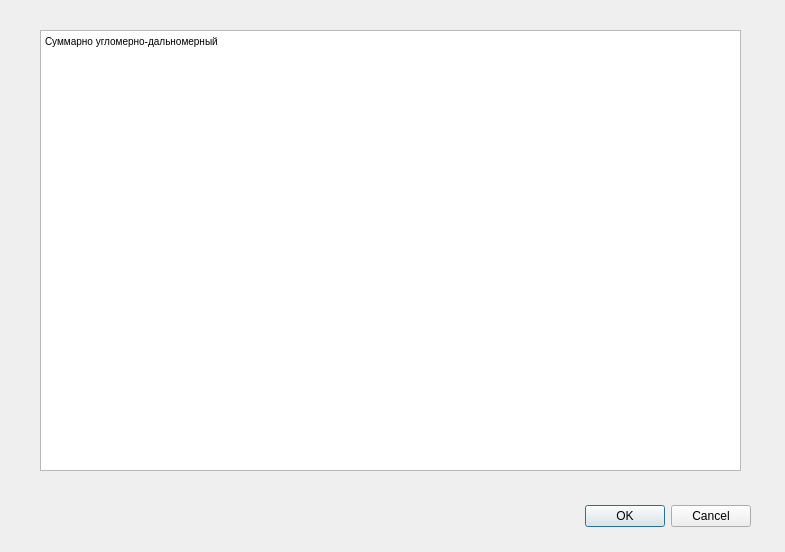
<?xml version="1.0" encoding="UTF-8"?>
<ui version="4.0">
 <class>info</class>
 <widget class="QDialog" name="info">
  <property name="geometry">
   <rect>
    <x>0</x>
    <y>0</y>
    <width>785</width>
    <height>552</height>
   </rect>
  </property>
  <property name="windowTitle">
   <string>Описание метода</string>
  </property>
  <widget class="QDialogButtonBox" name="buttonBox">
   <property name="geometry">
    <rect>
     <x>410</x>
     <y>500</y>
     <width>341</width>
     <height>32</height>
    </rect>
   </property>
   <property name="orientation">
    <enum>Qt::Horizontal</enum>
   </property>
   <property name="standardButtons">
    <set>QDialogButtonBox::Cancel|QDialogButtonBox::Ok</set>
   </property>
  </widget>
  <widget class="QTextEdit" name="textEdit_2">
   <property name="geometry">
    <rect>
     <x>40</x>
     <y>30</y>
     <width>701</width>
     <height>441</height>
    </rect>
   </property>
   <property name="html">
    <string>&lt;!DOCTYPE HTML PUBLIC &quot;-//W3C//DTD HTML 4.0//EN&quot; &quot;http://www.w3.org/TR/REC-html40/strict.dtd&quot;&gt;
&lt;html&gt;&lt;head&gt;&lt;meta name=&quot;qrichtext&quot; content=&quot;1&quot; /&gt;&lt;style type=&quot;text/css&quot;&gt;
p, li { white-space: pre-wrap; }
&lt;/style&gt;&lt;/head&gt;&lt;body style=&quot; font-family:'MS Shell Dlg 2'; font-size:7.8pt; font-weight:400; font-style:normal;&quot;&gt;
&lt;p style=&quot; margin-top:0px; margin-bottom:0px; margin-left:0px; margin-right:0px; -qt-block-indent:0; text-indent:0px;&quot;&gt;Суммарно угломерно-дальномерный&lt;/p&gt;&lt;/body&gt;&lt;/html&gt;</string>
   </property>
  </widget>
 </widget>
 <resources/>
 <connections>
  <connection>
   <sender>buttonBox</sender>
   <signal>accepted()</signal>
   <receiver>info</receiver>
   <slot>accept()</slot>
   <hints>
    <hint type="sourcelabel">
     <x>248</x>
     <y>254</y>
    </hint>
    <hint type="destinationlabel">
     <x>157</x>
     <y>274</y>
    </hint>
   </hints>
  </connection>
  <connection>
   <sender>buttonBox</sender>
   <signal>rejected()</signal>
   <receiver>info</receiver>
   <slot>reject()</slot>
   <hints>
    <hint type="sourcelabel">
     <x>316</x>
     <y>260</y>
    </hint>
    <hint type="destinationlabel">
     <x>286</x>
     <y>274</y>
    </hint>
   </hints>
  </connection>
 </connections>
</ui>
